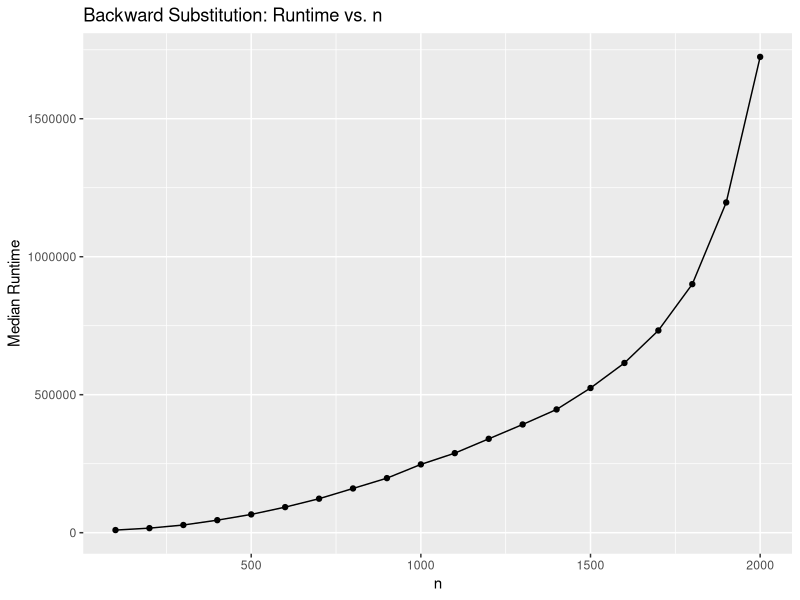
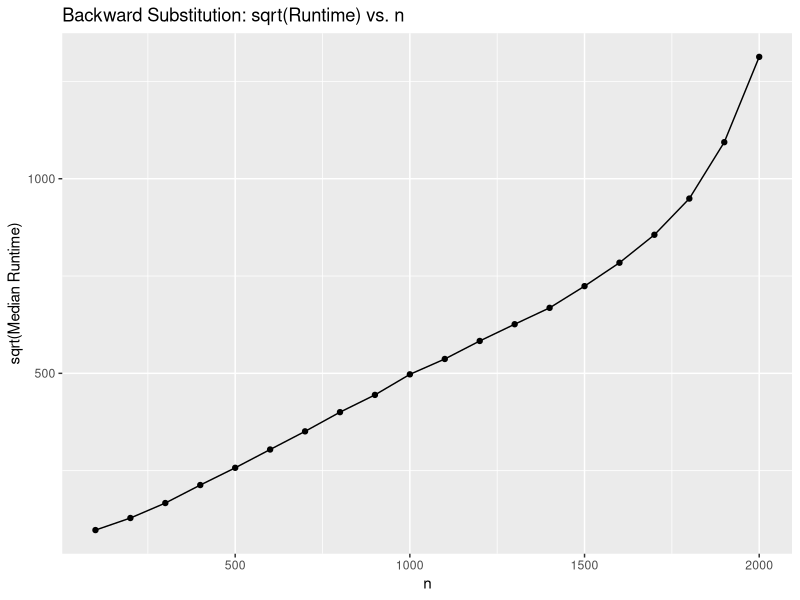

R code for these plots, in order:
# advanced mathematical methods
# Repetition Sheet WS 24/25 - Exercise 2
# Topic: Computational Complexity - Backward Substitution

# The computational complexity of backward substitution for a linear system
# with n equations is O(n^2). Verify this empirically in R:
# For various values of n, create an upper triangular matrix of ones
# (A <- matrix(1, n, n); A[lower.tri(A)] <- 0) and a random vector b of
# length n. Use microbenchmark::microbenchmark() to measure the runtime of
# backsolve(A, b) and plot the results.
library(ggplot2)

n <- seq(100, 2000, by = 100)

upper_mat <- function(n) {
  A <- matrix(1, n, n)
  A[lower.tri(A)] <- 0
  A
}

set.seed(1)
matrices <- lapply(n, upper_mat)
b <- lapply(n, rnorm)

data <- data.frame(n = numeric(), median_time = numeric())
for (i in seq_along(n)) {
  mb <- microbenchmark::microbenchmark(backsolve(matrices[[i]], b[[i]]))
  data[i, "median_time"] <- median(mb$time)
}
data$n <- n

# plot
ggplot(data, aes(x = n, y = median_time)) +
  geom_line() +
  geom_point() +
  labs(
    title = "Backward Substitution: Runtime vs. n",
    x = "n",
    y = "Median Runtime"
  )

ggplot(data, aes(x = n, y = sqrt(median_time))) +
  geom_line() +
  geom_point() +
  labs(
    title = "Backward Substitution: sqrt(Runtime) vs. n",
    x = "n",
    y = "sqrt(Median Runtime)"
  )

# Results:
# n = 100;  6724.0 ns
# n = 500;  52890.0 ns
# n = 1000; 181015.0 ns
# n = 2000; 693822.5 ns

# Session Info:
# R version: 4.5.2 (2025-10-31)
# Platform: aarch64-apple-darwin20 (Apple Silicon)
# OS: macOS Sequoia 15.6
# microbenchmark version: 1.5.0
# ggplot2 version: 3.5.2
# LAPACK version: 3.12.1
# Hardware: Apple M-series (ARM64)
